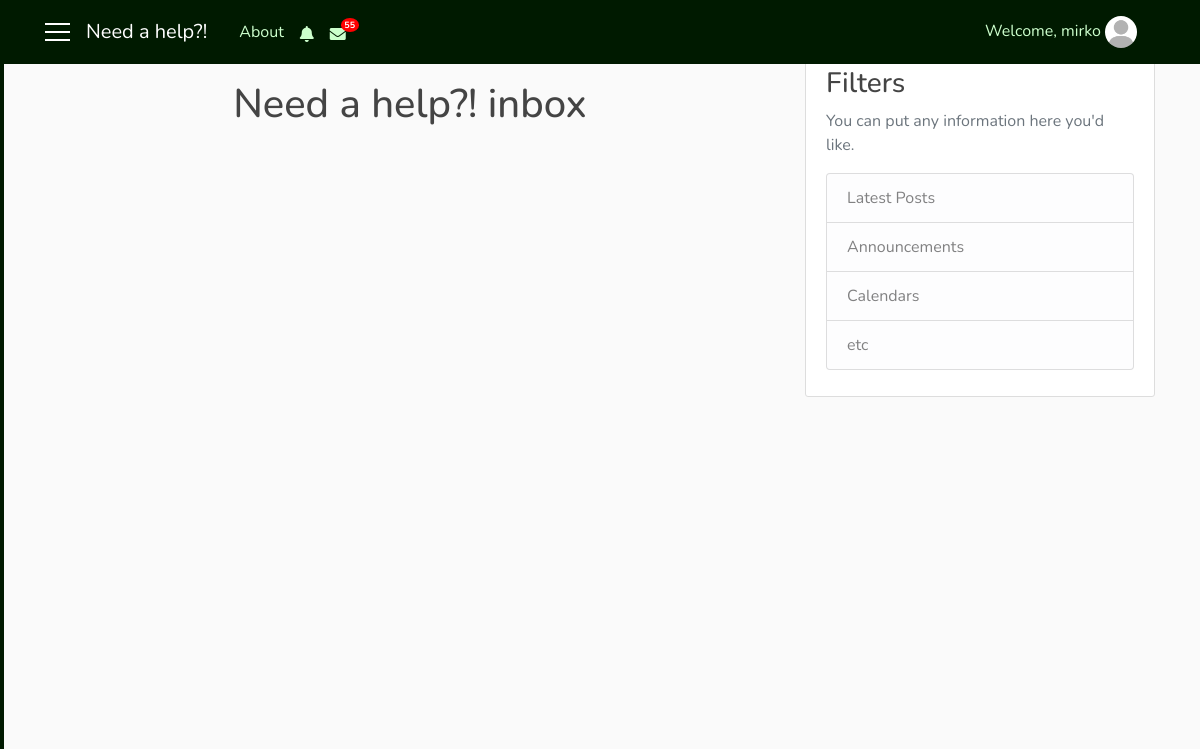
The app's page /chat/inbox/3 (signed in), older data.
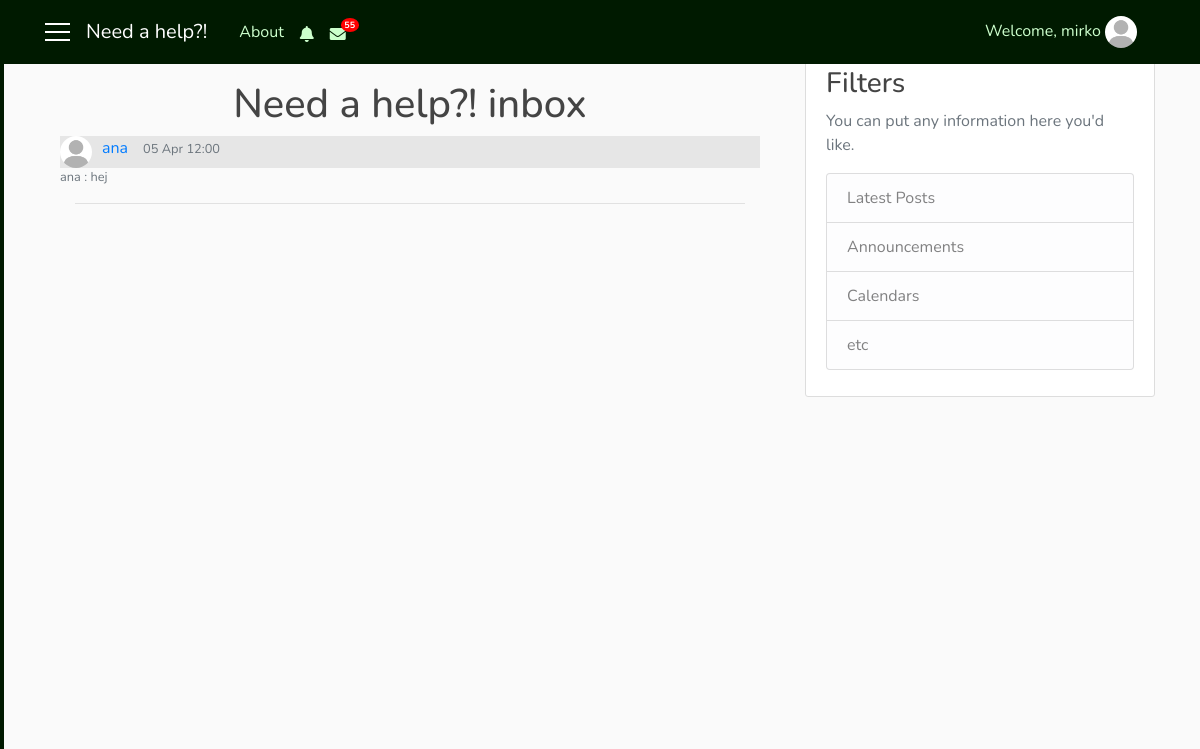
The same page, newer data.
### user/models.py (models this page shows, shortened)
class RepairmanNotifications(models.Model):
    repairman = models.ForeignKey(User, on_delete=models.CASCADE)
    notification = models.CharField(max_length=1000)
    url_to_go = models.CharField(max_length=200, default='-')
    date = models.DateTimeField(auto_now_add=True)
    seen = models.BooleanField(default=False)
    remove = models.BooleanField(default=False)

class Profile(models.Model):
    user = models.OneToOneField(User, on_delete=models.CASCADE)
    gender = models.CharField(max_length=10, choices=GENDER)
    address = models.CharField(max_length=50)
    birth_date = models.DateField(null=True)
    phone_number = models.CharField(max_length=100)
    costs = models.IntegerField(default=100)
    role = models.CharField(max_length=15, choices=ROLES)
    profession = models.CharField(max_length=250, choices=PROFESSION, default='Other')
    knowledges = models.TextField(max_length=1000)
    rating = models.FloatField(default=0.0)
    rated = models.IntegerField(default=0)
    hired = models.IntegerField(default=0)
    num_hires = models.IntegerField(default=0)
    photo = models.ImageField(default='default_user.jpg', upload_to='profile_user')

### chat/models.py (models this page shows)
class ChatMessage(models.Model):
    thread = models.ForeignKey(Thread, null=True, blank=True, on_delete=models.SET_NULL)
    user = models.ForeignKey(User, verbose_name='sender', on_delete=models.CASCADE)
    message = models.TextField()
    timestamp = models.DateTimeField(auto_now_add=True)

### chat/views.py (the view)
# urls.py: path("inbox/<int:pk>", InboxView.as_view(), name='inbox'),
class InboxView(LoginRequiredMixin, ListView):
    template_name = 'chat/inbox.html'
    context_object_name = 'users'
    def get_queryset(self):
        return ChatMessage.objects.filter(Q(thread__first=self.request.user) | Q(thread__second=self.request.user)).order_by('-timestamp').distinct()
    def get_context_data(self, **kwargs):
        context = super().get_context_data(**kwargs)
        us = self.request.user
        thrd = Thread.objects.filter(Q(first=self.request.user) | Q(second=self.request.user))
        not_r = RepairmanNotifications.objects.filter(repairman=us, remove=False).order_by('-date')
        not_c = ClientNotifications.objects.filter(client=us, remove=False).order_by('-date')
        not_rep = RepairmanNotifications.objects.filter(repairman=us, seen=False).count()
        not_cli = ClientNotifications.objects.filter(client=us, seen=False).count()
        context['not_r'] = not_r
        context['not_c'] = not_c
        context['not_rep'] = not_rep
        context['not_cli'] = not_cli
        context['th'] = thrd
        return context

### chat/templates/chat/inbox.html (shortened to what this page needs)
{% extends "need_a_help_app/base.html" %}
{% block notify_repairman %}
    {% if not_r %}
        <i class="nav-item nav-link fas fa-bell mt-1 popOver" data-title="Notifications" data-content="
            <div class='container'>
                {% for n in not_r|slice:'5' %}
                    <div {% if not n.seen %}class='row not_seen'{% else %}class='row not_row' style='cursor: pointer;'{% endif %} onclick='location.href=&quot;{{ n.url_to_go }}?not={{ n.id }}&quot;;'>
                        {{ n.notification }}
                        <div class='col-sm-3 col-md-3 col-lg-3'>
                            <small class='text-secondary text-muted'>{{ n.date|date:'dM H:i' }}</small>
                        </div>
                    </div>
                    <hr width=100%>
                {% endfor %}
                <div class='row'>
                    <div class='col-sm-12 col-md-12 col-lg-12 pl-5'>
                        <a href='{% url 'notifications_repairman' user.id %}'>Show all notifications</a>
                    </div>
                </div>
            </div>" data-placement="bottom" data-html="true" data-toggle="popover" data-container="body" data-trigger="click"></i>
    {% else %}
        <i class="nav-item nav-link fas fa-bell mt-1 popOver" data-title="Notifications" data-content="
            <h6 class='text-secondary text-muted' align='center'>No results</h6>" data-placement="bottom" data-html="true" data-toggle="popover" data-container="body" data-trigger="hover"></i>
    {% endif %}
{% endblock %}
{% block mess_client %}
        <span class="badge badge-notify-mess">55</span>
{% endblock %}
{% block content %}
    <div class="container mt-4">
        <h1 align="center">Need a help?! inbox</h1>
        {% if users %}
            <div class='container'>
               {% for u in users|slice:'1' %}
                    {% if u.user == user %}
                        {% if u.user == u.thread.first %}
                             <div class="row not_seen" onclick="location.href=&quot;{% url 'messages' u.thread.second %}&quot;;">
                        {% else %}
                             <div class="row not_seen" onclick="location.href=&quot;{% url 'messages' u.thread.first %}&quot;;">
                        {% endif %}
                    {% else %}
                        <div class="row not_seen" onclick="location.href=&quot;{% url 'messages' u.user %}&quot;;">
                    {% endif %}
                        {% if u.user == user %}
                            {% if u.user == u.thread.first %}
                                <a href="{% url 'info' u.thread.second.id %}"><img class="rounded-circle navbar-img" src="{{ u.thread.second.profile.photo.url }}"></a>
                            {% else %}
                                <a href="{% url 'info' u.thread.first.id %}"><img class="rounded-circle navbar-img" src="{{ u.thread.first.profile.photo.url }}"></a>
                            {% endif %}
                    {% else %}
                        <a href="{% url 'info' u.user.id %}"><img class="rounded-circle navbar-img" src="{{u.user.profile.photo.url }}"></a>
                    {% endif %}
                    {% if u.user == user %}
                        {% if u.user == u.thread.first %}
                            <a href="{% url 'info' u.thread.second.id %}">{{ u.thread.second }}</a>
                        {% else  %}
                            <a href="{% url 'info' u.thread.first.id %}">{{ u.thread.first }}</a>
                        {% endif %}
                    {% else %}
                            <a href="{% url 'info' u.user.id %}">{{ u.user }}</a>
                    {% endif %}
                        <div class="col-sm-3 col-md-3 col-lg-3">
                            <small class="text-secondary text-muted">{{ u.timestamp|date:'d M H:i' }}</small>
                        </div>
                    </div>
                     <div class="row">
                            {% if u.user == user %}
                                 <small class="text-secondary text-muted">You : {{u.message}}</small>
                            {% else %}
                                 <small class="text-secondary text-muted">{{u.user}} : {{u.message}}</small>
                            {% endif %}
                        </div>
                    <hr width=100%>
               {% endfor %}
            </div>
        {% endif %}
    </div>
{% endblock %}

### need_a_help_app/templates/need_a_help_app/base.html (shortened to what this page needs)
{% load static %}
<!DOCTYPE html>
<html>
    <head>
        <link rel="stylesheet" href="https://maxcdn.bootstrapcdn.com/bootstrap/4.0.0/css/bootstrap.min.css">
        <link rel="stylesheet" href="https://use.fontawesome.com/releases/v5.7.2/css/all.css">
        <link rel="stylesheet" type="text/css" href="{% static 'need_a_help_app/style.css' %}">
    </head>
    <body>
      <div id="wrapper">
          {% if user.is_authenticated and user.profile.role == 'client' %}
            <div id="sidebar-wrapper">
                <ul class="sidebar-nav">
                    <div class="list-group pt-2 d-none d-sm-none d-md-block d-lg-block">
                      <a class="list-group-item sb" href="{% url 'main_client' %}"><i class="fa fa-home fa-fw" aria-hidden="true"></i>&nbsp; Home</a>
                      <a class="list-group-item sb" href="{% url 'inbox' user.id %}"><i class="fa fa-envelope fa-fw" aria-hidden="true"></i>&nbsp; Messages</a>
                      <a class="list-group-item sb" href="{% url 'notifications_client' user.id %}"><i class="fa fa-bell fa-fw" aria-hidden="true"></i>&nbsp; My notifications</a>
                      <a class="list-group-item sb" href="{% url 'profile' user.id %}"><i class="fa fa-cog fa-fw" aria-hidden="true"></i>&nbsp; Settings</a>
                      <a class="list-group-item sb" href="{% url 'favorites' %}"><i class="fa fa-star fa-fw" aria-hidden="true"></i>&nbsp; My favourites</a>
                    </div>
                    <div class="list-group pt-2 d-block d-sm-block d-md-none d-lg-none">
                      <a class="list-group-item sb" href="{% url 'main_client' %}"><i class="fa fa-home fa-fw" aria-hidden="true"></i></a>
                      <a class="list-group-item sb" href="{% url 'inbox' user.id %}"><i class="fa fa-envelope fa-fw" aria-hidden="true"></i></a>
                      <a class="list-group-item sb" href="{% url 'notifications_client' user.id %}"><i class="fa fa-bell fa-fw" aria-hidden="true"></i></a>
                      <a class="list-group-item sb" href="{% url 'profile' user.id %}"><i class="fa fa-cog fa-fw" aria-hidden="true"></i></a>
                      <a class="list-group-item sb" href="{% url 'favorites' %}"><i class="fa fa-star fa-fw" aria-hidden="true"></i></a>
                      {% block bell_cli %}{% endblock %}
                    </div>
                </ul>
            </div>
          {% elif user.is_authenticated and user.profile.role == 'repairman' %}
            <div id="sidebar-wrapper">
                <ul class="sidebar-nav">
                    <div class="list-group pt-2 d-none d-sm-none d-md-block d-lg-block">
                      <a class="list-group-item sb" href="{% url 'main_repairman' %}">&nbsp; Home</a>
                      <a class="list-group-item sb" href="{% url 'inbox' user.id %}">&nbsp; Messages</a>
                      <a class="list-group-item sb" href="{% url 'notifications_repairman' user.id %}">&nbsp; My notifications</a>
                      <a class="list-group-item sb" href="{% url 'profile' user.id %}">&nbsp; Settings</a>
                      <a class="list-group-item sb" href="{% url 'repairman_feedbacks' user.id %}">&nbsp; My feedbacks</a>
                      <a class="list-group-item sb" href="{% url 'repairman_apps' user.id %}">&nbsp; My applications</a>
                    </div>
                </ul>
            </div>
          {% endif %}
          <header class="site-header">
            <nav class="navbar navbar-expand-md navbar-dark bg-steel fixed-top">
              <div class="container">
                {% if user.is_authenticated %}
                  <a href='#' id='menu-toggle'><div class='menu-icon'></div>
                                  <div class='menu-icon'></div>
                                  <div class='menu-icon'></div></a>
                  {% if user.profile.role == 'client' %}
                    <a class="navbar-brand mr-4 ml-3 d-none d-sm-none d-md-block d-lg-block" href="{% url 'main_client' %}">Need a help?!</a>
                    <a class="navbar-brand mr-auto ml-auto d-md-none d-lg-none" href="{% url 'main_client' %}">Need a help?!</a>
                  {% else %}
                    <a class="navbar-brand mr-4 ml-3 d-none d-sm-none d-md-block d-lg-block" href="{% url 'main_repairman' %}">Need a help?!</a>
                  {% endif %}
                {% endif %}
                <div class="collapse navbar-collapse" id="navbarToggle">
                  <div class="navbar-nav mr-auto">
                    <a class="nav-item nav-link" href="{% url 'about' %}">About</a>
                    {% if user.is_authenticated %}
                      <div  class="collapse navbar-collapse hidden-xs">
                        {% if user.profile.role == 'repairman' %}
                          {% block notify_repairman %}{% endblock %}
                        {% else %}
                          {% block notify_client %}{% endblock %}
                        {% endif %}
                        <i class="nav-item nav-link fas fa-envelope mt-1"></i>
                        {% block mess_client %}{% endblock %}
                      </div>
                    {% else %}
                      <div class="d-sm-block d-md-none">
                        <a class="nav-item nav-link" href="{% url 'login' %}">Login</a>
                        <a class="nav-item nav-link" href="{% url 'register' %}">Register</a>
                      </div>
                    {% endif %}
                  </div>
                </div>
                  <div class="navbar-nav">
                    {% if user.is_authenticated %}
                      <div class="collapse navbar-collapse hidden-xs">
                          <span class="nav-item nav-link">Welcome, {{ user.username }}
                            <img class="rounded-circle navbar-img popOver" data-title="Logged in as {{ user.profile.role }}" data-content="
                                <a class='list-group-item sb' href='{% url 'info' user.id %}'><i class='fa fa-user fa-fw' aria-hidden='true'></i>&nbsp; My profile</a>
                                <a class='list-group-item sb' href='{% url 'logout' %}'><i class='fas fa-power-off'></i>&nbsp Logout</a>" data-placement="bottom" data-html="true" data-toggle="popover" data-container="body" data-trigger="click" src="{{ user.profile.photo.url }}">
                          </span>
                      </div>
                    {% else %}
                      <div class="collapse navbar-collapse">
                        <a class="nav-item nav-link" href="{% url 'login' %}">Login</a>
                        <a class="nav-item nav-link" href="{% url 'register' %}">Register</a>
                      </div>
                    {% endif %}
                  </div>
              </div>
            </nav>
          </header>
          <div id="page-content-wrapper">
            <main role="main" class="container">
              <div class="row">
                <div class="col-sm-8 col-md-8 col-lg-8">
                  {% block content %}{% endblock %}
                </div>
                {% if user.is_authenticated %}
                  {% block filters %}
                    <div class="col-sm-4 col-md-4 col-lg-4">
                      <div class="content-section">
                        <h3>Filters</h3>
                        <p class='text-muted'>You can put any information here you'd like.
                          <ul class="list-group">
                            <li class="list-group-item list-group-item-light">Latest Posts</li>
                            <li class="list-group-item list-group-item-light">Announcements</li>
                            <li class="list-group-item list-group-item-light">Calendars</li>
                            <li class="list-group-item list-group-item-light">etc</li>
                          </ul>
                        </p>
                      </div>
                    </div>
                  {% endblock %}
                {% endif %}
              </div>
            </main>
          </div>
    </div>
    </body>
</html>

### need_a_help_app/static/need_a_help_app/style.css (style rules this page uses)
body { background: #fafafa; color: #333333; margin-top: 56px; font-family: Nunito; height: 80vh; }
h1, h2, h3, h4, h5, h6 { color: #444444; }
ul { margin: 0; }
.bg-steel { background-color: #001a00; }
.site-header .navbar-nav .nav-link { color: #ccffcc; }
.content-section { background: #ffffff; padding: 10px 20px; border: 1px solid #dddddd; border-radius: 3px; margin-bottom: 20px; }
.navbar-img { height: 32px; width: 32px; margin-right: 10px; cursor: pointer; transition: background 0.2s, transform 0.2s; }
.menu-icon { width: 25px; height: 2px; background-color: white; margin: 6px 0; }
.sidebar-nav { padding-left: 0px; color: black; }
#sidebar-wrapper { z-index: 1; position: fixed; width: 0; height: 100%; overflow-y: hidden; background-color: #001a00; border: 2px solid #001a00; }
#page-content-wrapper { width: 100%; position: static; padding: 0; height: 91.4vh; }
.sb { background-color: #001a00; color: #ccffcc; opacity: 0.9; }
.badge-notify-mess { background: red; position: relative; color: white; border-radius: 50%; top: -7px; left: -13px; font-size: xx-small; }
.not_seen { background: #e6e6e6; cursor: pointer; }
.fa-bell { cursor: pointer; }
.fa-envelope { cursor: pointer; }

Row changes from the older to the newer data that the page shows:
added ChatMessage: user.profile.photo (placeholder picture), user "ana", timestamp "05 Apr 12:00", message "hej"
